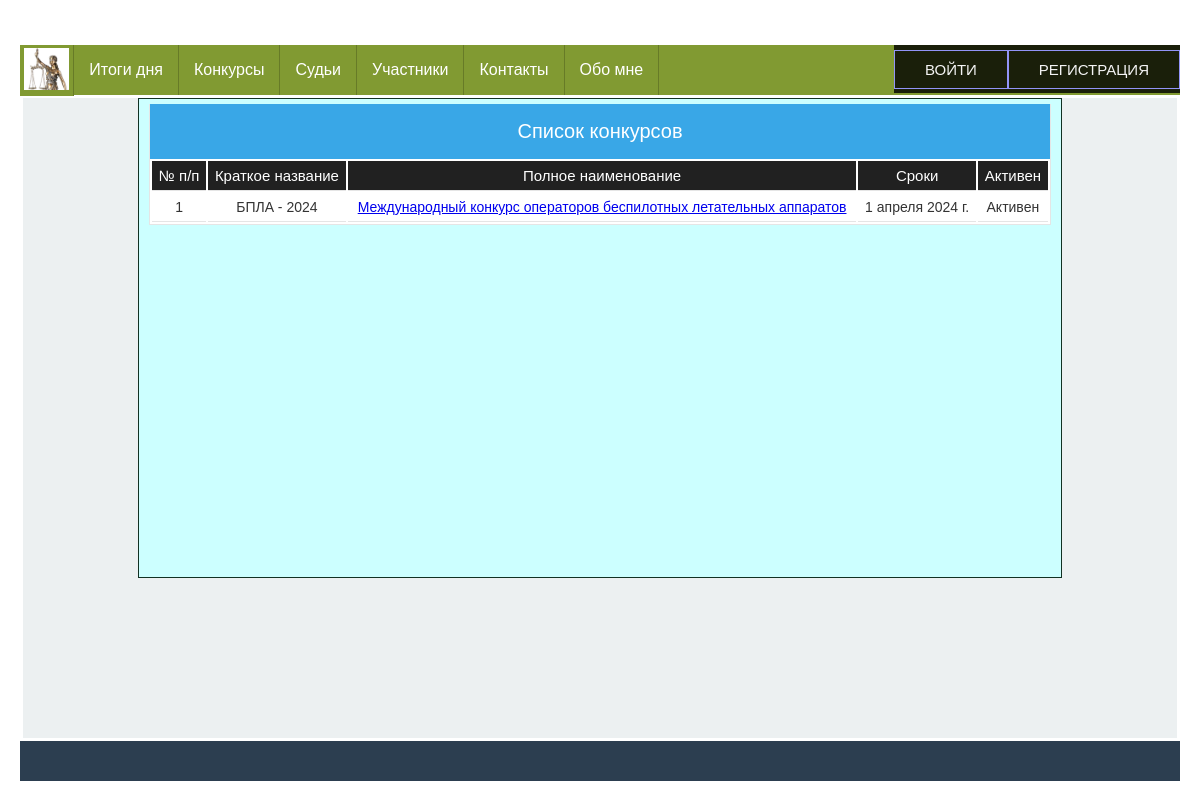
Before: /competitions/all/ with the older database file.
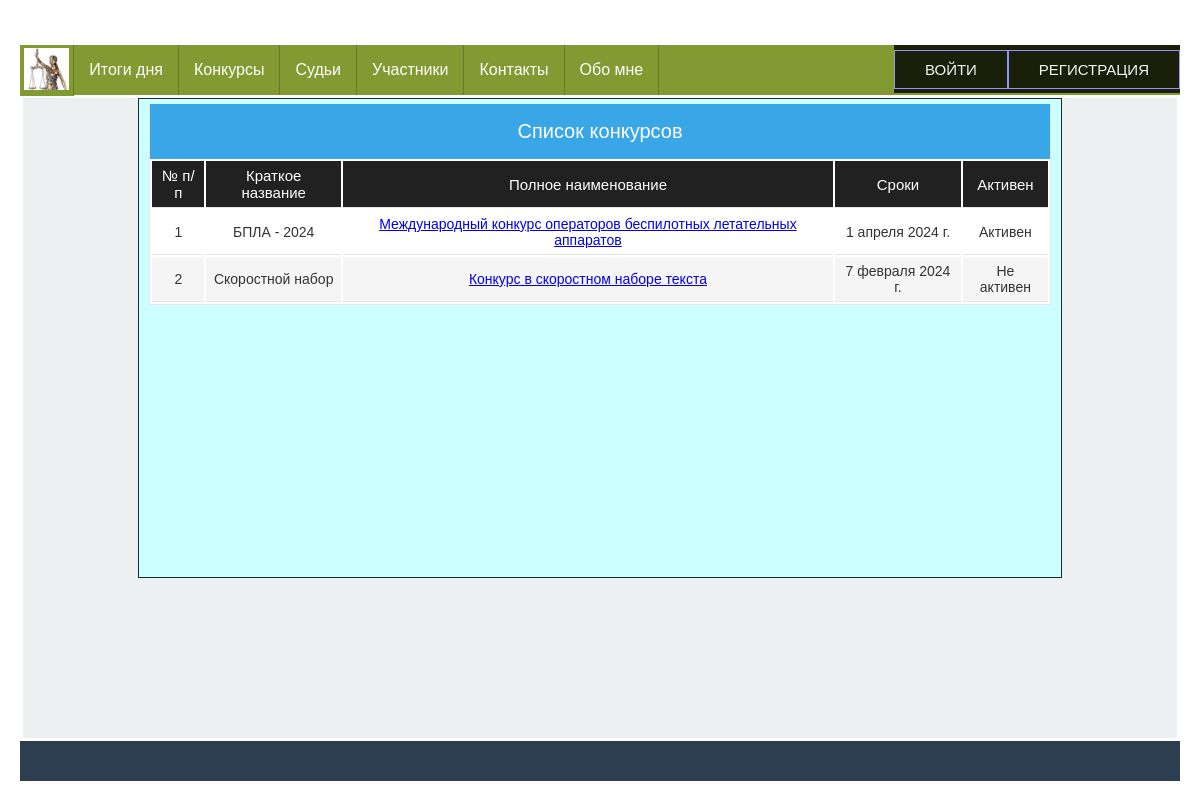
After: the same page with the newer database file.
### app_for_competitions/models.py (models this page shows, shortened)
class Competition(models.Model):
    class Meta:
        db_table = 'competitions'
        verbose_name = _('Конкурс') # наименование в админке в единственном числе
        verbose_name_plural = _('Конкурсы') # наименование в админке во множественном числе
    name = models.CharField(_('Сокращенное название'), max_length=50)
    fullname = models.CharField(_('Полное наименование конкурса'), max_length=200,
                                default=None)
    date = models.DateField(_('Дата проведения'),
                            help_text="Дата начала")
    active = models.BooleanField(_('Активен'), default=True)

### app_for_competitions/views.py (the view)
# urls.py: path('all/', edit_competitions, name='all_competitions'),
def edit_competitions(request):
    competitions = Competition.objects.all().order_by('name')
    context = dict()
    context['competitions'] = competitions
    context['table_title'] = COMPETITIONS_TABLE_TITLE
    context['title'] = "Конкурсы"
    return render(request, 'app_for_competitions/view_competitions.html', context=context)

### app_for_competitions/templates/app_for_competitions/view_competitions.html (shortened to what this page needs)
{% extends 'base.html' %}
{% load static %}
{% block content %}
<div class="row">
    <div class="table-caption">Список конкурсов</div>
    <table id="table">
        <thead>
        <tr>
            {% for value in table_title %}
            {% if value != 'Редактор' %}
            <th>{{ value }}</th>
            {% else %}
            {% if user.judge.status == 'M' or user.judge.status == 'J' %}
            <th>{{ value }}</th>
            {% endif %}
            {% endif %}
            {% endfor %}
        </tr>
        </thead>
        <tbody>
        {% for competition in competitions %}
        <tr>
            <td>{{competition.id}}</td>
            <td>{{competition.name}}</td>
            <td><a href="{% url 'view_competition' pk=competition.id %}"> {{ competition.fullname }}</a></td>
            <td>{{competition.date}}</td>
            <td>
                {% if user.judge.status == 'M' or user.judge.status == 'J' %}
                <div class="container">
                    <a href="{% url 'competition_activate' pk=competition.id %}" class="btn a_btn">
                        {% if competition.active %}
                        Деактивировать
                        {% else %}
                        Активировать
                        {% endif %}
                    </a>
                </div>
                {% else %}
                {% if competition.active %}
                <span>Активен</span>
                {% else %}
                <span>Не активен</span>
                {% endif %}
                {% endif %}
            </td>
        </tr>
        {% endfor %}
        </tbody>
    </table>
</div>
{% endblock %}

Changed rows visible on the page:
added Competition: id "2", name "Скоростной набор", fullname "Конкурс в скоростном наборе текста", date "7 февраля 2024 г.", active "Не активен"
